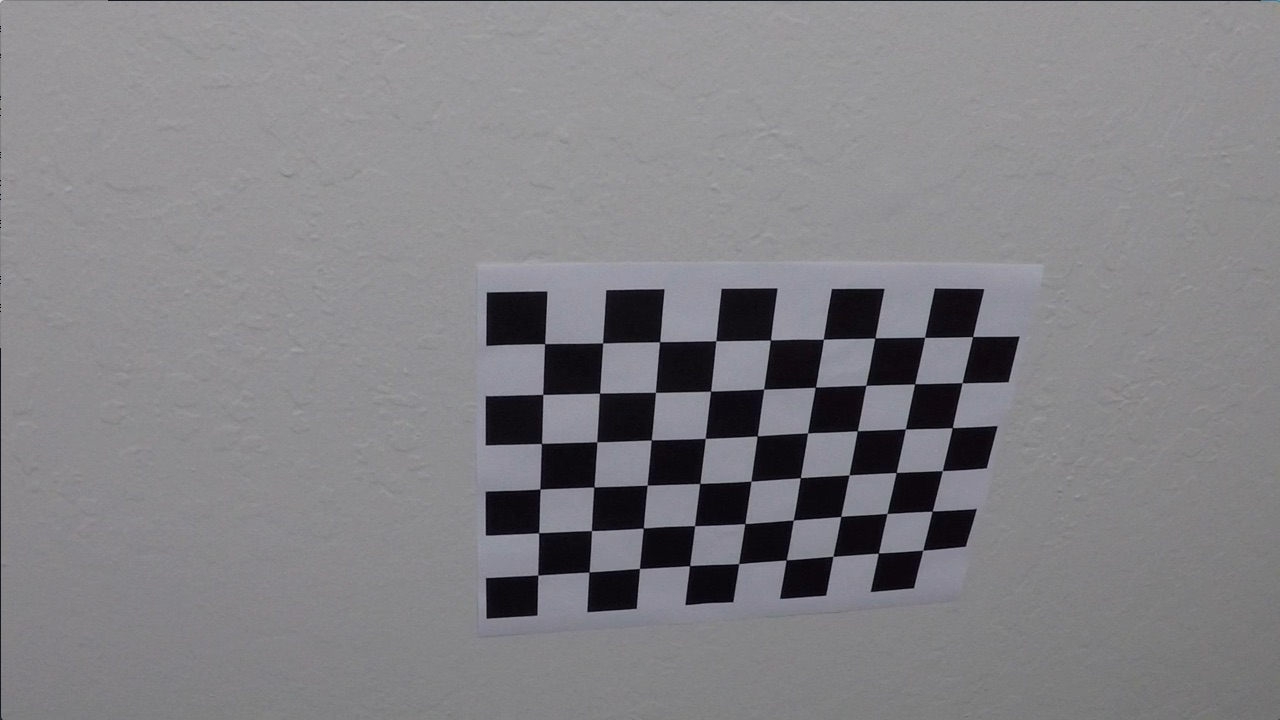
#> input picture camera_cal/calibration10.jpg, 1280 x 720 px; its folder holds 5 pictures in this run
$ jupyter execute --allow-errors Main.ipynb   (shell and % lines are left out)   (older library calls are emulated)
#> lines starting #> are read from the running program, lines starting #| are printed output that depends on the picture
[cell 1]
import numpy as np
import cv2
import matplotlib.pyplot as plt
import matplotlib.image as mpimg
import pickle
import glob
import time
import PIL
from tqdm import tqdm
from PIL  import ImageDraw, ImageFont, Image

[cell 2]
# [7 lines left out: function undistort_image, not called in this run]
    # Or use BGR2GRAY if you read an image with cv2.imread()
    # return cv2.cvtColor(img, cv2.COLOR_BGR2GRAY)

def Calibrate_camera(nx, ny, Filename):

    #read calibration images
#> called with nx = 9, ny = 6, Filename = 'camera_cal/calibration*.jpg'
    images = glob.glob(Filename)
    # Arrays to store object points and image points from all the images
    objpoints = [] # 3D points in real world space
    imgpoints = [] # 2D points in image plane
    #prepare object points
    objp = np.zeros((ny*nx,3),np.float32)
    objp[:,:2] = np.mgrid[0:nx,0:ny].T.reshape(-1,2) #x, y coordinates
    print('processing images: ')
    # iterate on every image to collect point for calibration
    for image in tqdm(images):

        # read each image
        img = mpimg.imread(image)
#> img is the input picture: shape (720, 1280, 3); mean R, G, B 130.2, 129.4, 133.1

        #convert image to gray scale
        gray = cv2.cvtColor(img,cv2.COLOR_RGB2GRAY)

        #find the chessboard corners
        ret, corners = cv2.findChessboardCorners(gray, (nx, ny), None)
#> ret = True; corners = 54 rows, first 8: [545.3, 343.1], [602.7, 342.8], [660.1, 341.3], [715.8, 340.7], [770.6, 340], [823.5, 339.2], [874.3, 338.5], [925.1, 337.4]

        #If cornersare found add object points and image points
        if ret == True:
            imgpoints.append(corners)
            objpoints.append(objp)

    return cv2.calibrateCamera(objpoints, imgpoints, gray.shape[::-1], None, None)

# [248 lines left out: functions wrap_image, abs_sobel_thresh, mag_thresh, dir_threshold, colorSpace_select, fit_poly and 3 more, not called in this run]

[cell 3]
class car():
    def __init__(self):
        self.radius_data = np.zeros(100)
        self.position_data = np.zeros(5)
        self.right_curverad = 0
        self.left_curverad = 0
        self.centerDist=0
        self.radius = self.generator_radius()
        self.position = self.generator_position()
        self.left_fit = np.zeros(3)
        self.right_fit = np.zeros(3)
        self.left_fitx = np.zeros(720)
        self.right_fitx = np.zeros(720)
        self.ploty = np.zeros(720)
        self.first_frame = True

    def first_FramePassed(self):
        self.first_frame = False

    # [10 lines left out: function update_parameters, not called in this run]

    def Update_lineFit(self, data):
        self.left_fit = data[0]
        self.right_fit = data[1]

    # [11 lines left out: functions generator_radius, generator_position, not called in this run]

[cell 4]
# prepare object points
nx = 9#TODO: enter the number of inside corners in x
ny = 6#TODO: enter the number of inside corners in y

Filename = 'camera_cal/calibration*.jpg'

ret, mtx, dist, rvecs, tvecs = Calibrate_camera(nx, ny, Filename)

print(' \nCalibration has finished')
img = cv2.imread('camera_cal/calibration4.jpg')
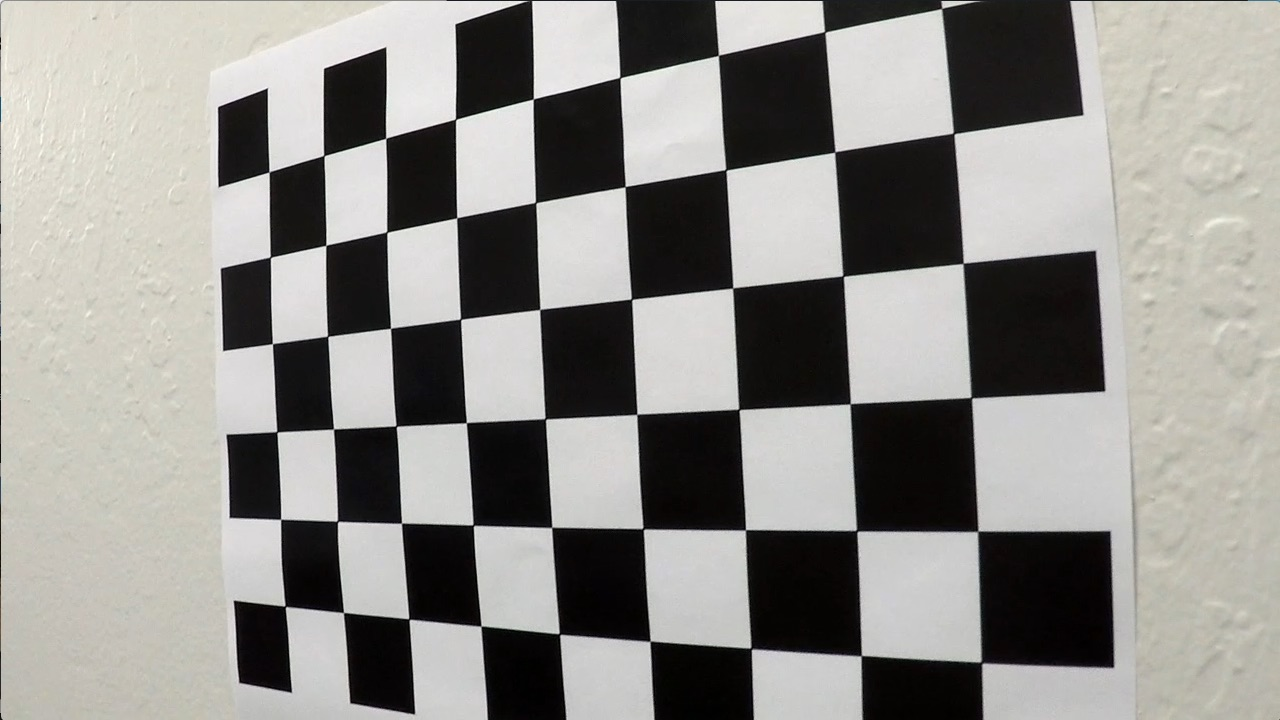
#> input picture camera_cal/calibration4.jpg, 1280 x 720 px
#> img is the input picture: shape (720, 1280, 3); mean B, G, R 138.8, 142.7, 144.2

undistorted = cv2.undistort(img, mtx, dist, None, mtx)
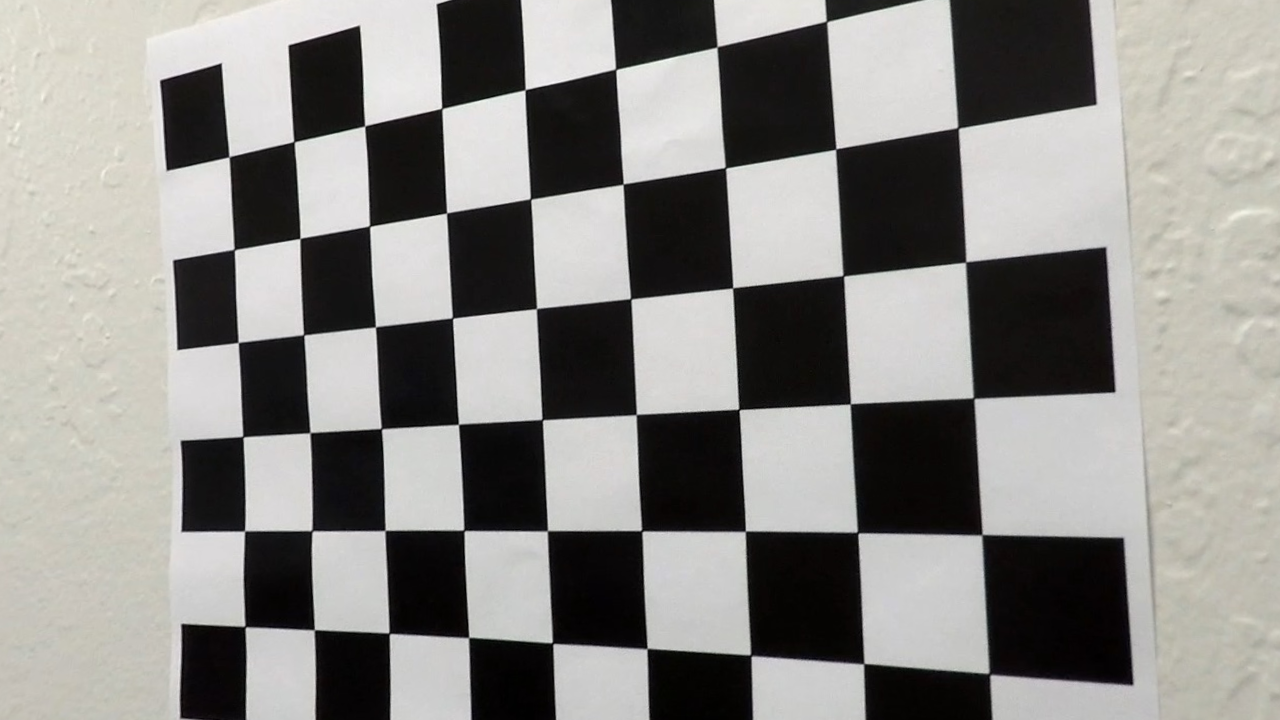
#> undistorted: shape (720, 1280, 3); mean B, G, R 134.3, 137.7, 139
f, (ax1, ax2) = plt.subplots(1, 2, figsize=(24, 9))
ax1.imshow(img)
ax1.set_title('Original Image', fontsize=50)
ax2.imshow(undistorted)
ax2.set_title('Undistorted Image', fontsize=50)
plt.subplots_adjust(left=0., right=1, top=0.9, bottom=0.)

# create an object to hold the Car Paraeters
car = car()
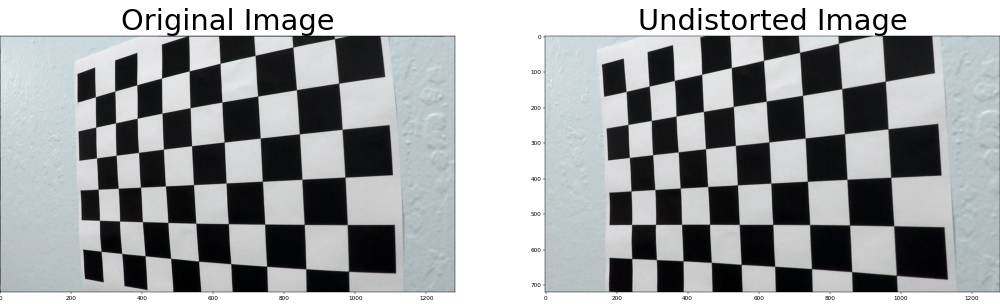
#> figure drawn by matplotlib, 2 panels; B, G, R data is drawn as R, G, B
